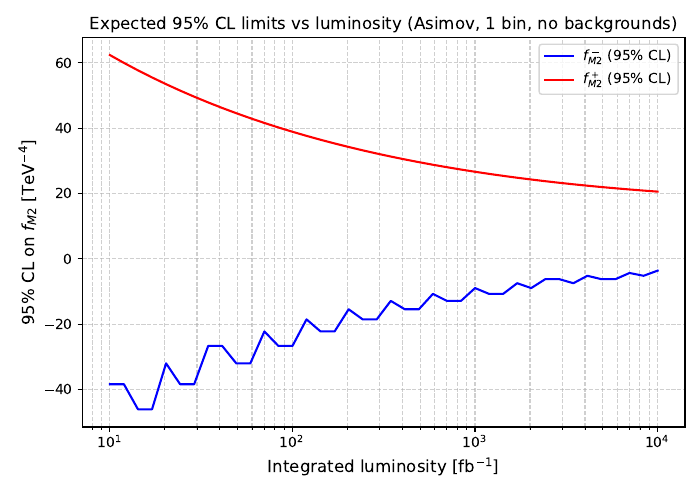

Python code for this plot:
import math
import numpy as np
import matplotlib.pyplot as plt

def q_asimov(f, L, a, b, c):
    mu0 = L * c
    muf = L * (c + a*f + b*f*f)
    if muf <= 0:
        return float('inf')
    return 2.0 * (muf - mu0 + mu0 * math.log(mu0 / muf))

def _limit_one_side(L, a, b, c, q_target=3.84, side="+"):
    step = 1.0 if side == "+" else -1.0
    f_prev = 0.0
    f = step
    for _ in range(10000):
        q = q_asimov(f, L, a, b, c)
        if q >= q_target or math.isinf(q):
            lo, hi = (min(f_prev, f), max(f_prev, f))
            for _ in range(200):
                mid = 0.5*(lo+hi)
                qmid = q_asimov(mid, L, a, b, c)
                if qmid < q_target:
                    lo = mid
                else:
                    hi = mid
                if abs(hi-lo) < 1e-6:
                    break
            return 0.5*(lo+hi)
        f_prev = f
        f *= 1.2
    raise RuntimeError("Did not find crossing")

def asimov_limits_95(L, a, b, c):
    return _limit_one_side(L,a,b,c,side="-"), _limit_one_side(L,a,b,c,side="+")

# --- Physics parameters (your fit results) ---
a = -0.014647     # fb / (TeV^-4)
b =  0.00089293   # fb / (TeV^-4)^2
c = 15.3833       # fb

# --- Scan over luminosity ---
L_values = np.logspace(1, 4, 40)  # from 10 to 10000 fb^-1
limits_minus = []
limits_plus  = []

for L in L_values:
    f_lo, f_hi = asimov_limits_95(L, a, b, c)
    limits_minus.append(f_lo)
    limits_plus.append(f_hi)

# --- Plot ---
plt.figure(figsize=(7,5))
plt.plot(L_values, limits_minus, label=r"$f_{M2}^-$ (95% CL)", color="blue")
plt.plot(L_values, limits_plus,  label=r"$f_{M2}^+$ (95% CL)", color="red")
plt.xscale("log")
plt.yscale("linear")
plt.xlabel("Integrated luminosity [fb$^{-1}$]", fontsize=12)
plt.ylabel(r"95% CL on $f_{M2}$ [TeV$^{-4}$]", fontsize=12)
plt.title("Expected 95% CL limits vs luminosity (Asimov, 1 bin, no backgrounds)")
plt.grid(True, which="both", ls="--", alpha=0.6)
plt.legend()
plt.tight_layout()

# Save plot as PDF
plt.savefig("no-no-bkgs-plots.pdf", format='pdf')

plt.show()
